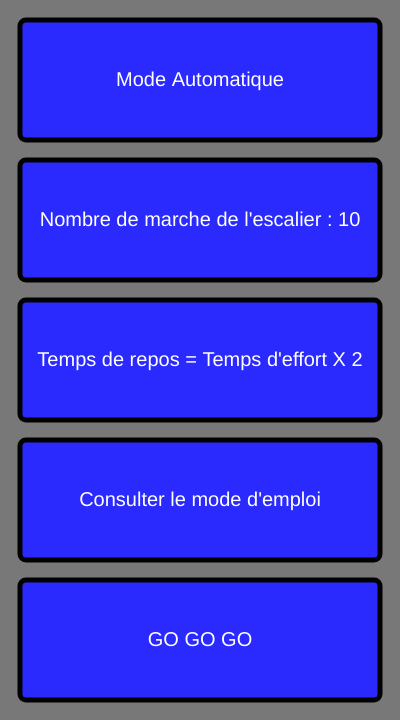
Frame 1 (no input)
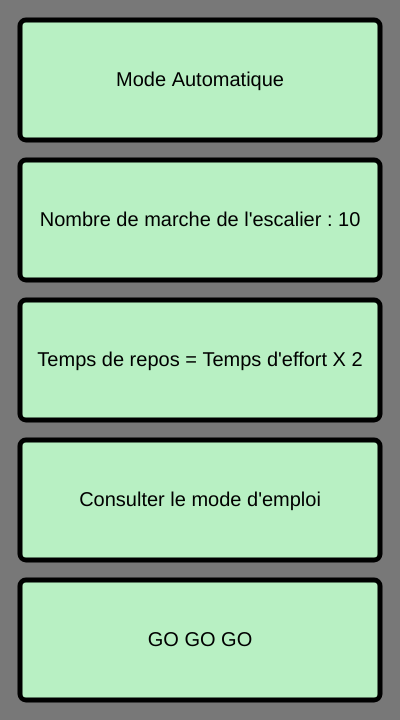
Frame 60 (no input)
Frame 120 (the mouse pressed at the canvas centre since frame 60): identical to frame 60, image omitted

The p5.js sketch that drew these frames (run headless with seeded random() and noise() and a simulated clock; from frame 60 on, the mouse is pressed at the canvas centre):

// p5.js sketch
// ── sketch.js
let sizeDeBase = 720; // ratio d'écran standard du 4/3 au 20/9 => de 1.33 à 2.2
var pageDAceuil, modeAuto, modeManuel;
let phase = 0;

function setup() {

	createCanvas(sizeDeBase / 1.8, sizeDeBase);
	pageDAceuil = new PageDAceuil();
	modeAuto = new ModeAuto();
	modeManuel = new ModeManuel();

}

function draw() {
	background(120);
	if (phase === 0) {
		pageDAceuil.display();

	} else if (phase === 1) {
		modeAuto.display();
	} else if (phase === 2) {
		modeManuel.display();
	}
}


function keyTyped() {
	if (key === "p") {
		if (phase < 2) {
			phase++;
		} else {
			phase = 0;
		}
	}


}

function mouseClicked() {
	if (pageDAceuil) {
		pageDAceuil.hit();
	}
}


class Bouton {
	constructor(PosX, PosY, sizeX, sizeY, arrayDeValeur) {
		this.pos = createVector(PosX, PosY);
		this.size = createVector(sizeX, sizeY);
		this.value = [];
		this.value = arrayDeValeur;
		this.callback = "";
		this.level = 1;
		if (this.value.length === 1) {
			this.value.push("");
		}
		this.nbLevel = this.value.length - 1;
		this.shining = 5;
	}
	display() {
		push()
		translate(this.pos.x, this.pos.y)
		rectMode(CENTER);
		strokeWeight(5)

		fill(184, 240, 195);
		if (this.shining) {
			fill(42, 42, 255);;
		}
		rect(0, 0, this.size.x, this.size.y, this.size.y / 20)
		textAlign(CENTER, CENTER);
		textSize(20);
		fill(0);
		if (this.shining) {
			fill(255);
		}
		text(this.value[0] + this.value[this.level], 0, 0)
		pop()
		if (this.shining) {
			this.shining--;
		}
	}

	hitbox() {
		if ((mouseX > (this.pos.x - (this.size.x / 2)) && mouseX < (this.pos.x + (this.size.x / 2))) && (
				mouseY > (this.pos.y - (this.size.y / 2)) && mouseY < (this.pos.y + (this.size.y / 2)))) {
			this.shining = 5;
			return true
		}
		return false
	}
	levelUp() {

		if (this.level < this.nbLevel) {
			this.level++;
		} else {
			this.level = 1;

		}

	}
}
class PageDAceuil {
	constructor() {
		this.bouton = [];
		this.bouton.push(new Bouton(width / 2, 80, width - 40, 120, ["Mode ", "Automatique", "Manuel"]));
		this.bouton.push(new Bouton(width / 2, 220, width - 40, 120, ["Nombre de marche de l'escalier : ", 10, 3, 4, 5, 6, 7, 8, 9, ]));
		this.bouton.push(new Bouton(width / 2, 360, width - 40, 120, ["Temps de repos = Temps d'effort X ", 2, 0.5, 0.75, 1, 1.25, 1.50, 1.75]));
		this.bouton.push(new Bouton(width / 2, 500, width - 40, 120, ["Consulter le mode d'emploi"]));
		this.bouton.push(new Bouton(width / 2, 640, width - 40, 120, ["GO GO GO"]));



	}
	display() {
		for (let i = 0; i < this.bouton.length; i++) {
			this.bouton[i].display();
		}
	}

	hit() {
		for (let i = 0; i < this.bouton.length; i++) {
			if (this.bouton[i].hitbox()) {
				this.bouton[i].levelUp();
			}
		}
	}




}
class ModeAuto {
	constructor() {
		this.bouton = [];
		this.bouton.push(new Bouton(width / 2, 80, width - 40, 120, ["Mode automatique"]));
		this.bouton.push(new Bouton(width / 2, 220, width - 40, 120, ["Niveau "]));
		this.bouton.push(new Bouton(width / 2, 430, width - 40, 260, [""]));
		this.bouton.push(new Bouton(width / 2, 640, width - 40, 120, ["Arreter"]));



	}
	display() {
		for (let i = 0; i < this.bouton.length; i++) {
			this.bouton[i].display();
		}
	}

	hit() {
		for (let i = 0; i < this.bouton.length; i++) {
			if (this.bouton[i].hitbox()) {
				this.bouton[i].levelUp();
			}
		}
	}




}
class ModeManuel {
	constructor() {
		this.bouton = [];
		this.bouton.push(new Bouton(width / 2, 80, width - 40, 120, ["Mode Manuel"]));
		this.bouton.push(new Bouton(width / 2, 220, width - 40, 120, ["Niveau "]));
		this.bouton.push(new Bouton(width / 2, 430, width - 40, 260, [""]));
		this.bouton.push(new Bouton(width / 2, 640, width - 40, 120, ["Arreter"]));



	}
	display() {
		for (let i = 0; i < this.bouton.length; i++) {
			this.bouton[i].display();
		}
	}

	hit() {
		for (let i = 0; i < this.bouton.length; i++) {
			if (this.bouton[i].hitbox()) {
				this.bouton[i].levelUp();
			}
		}
	}




}
